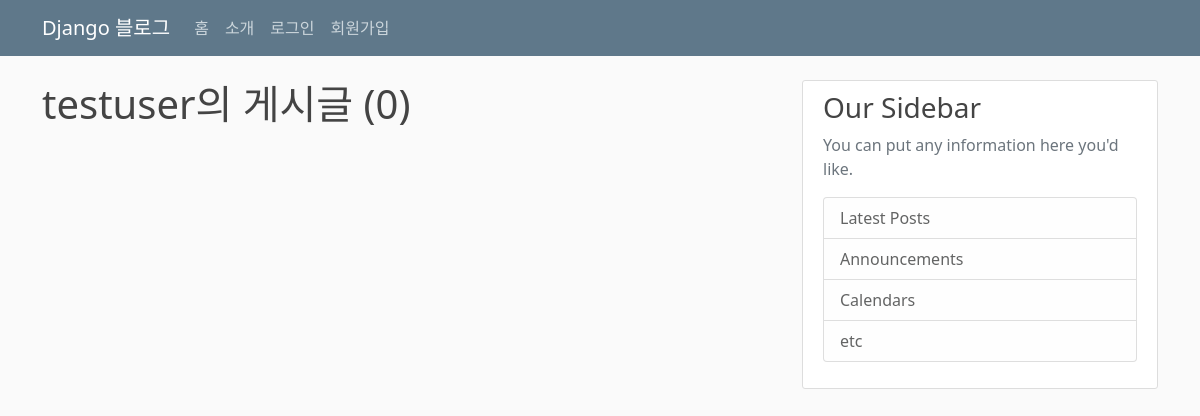
The app's page /user/testuser, older data.
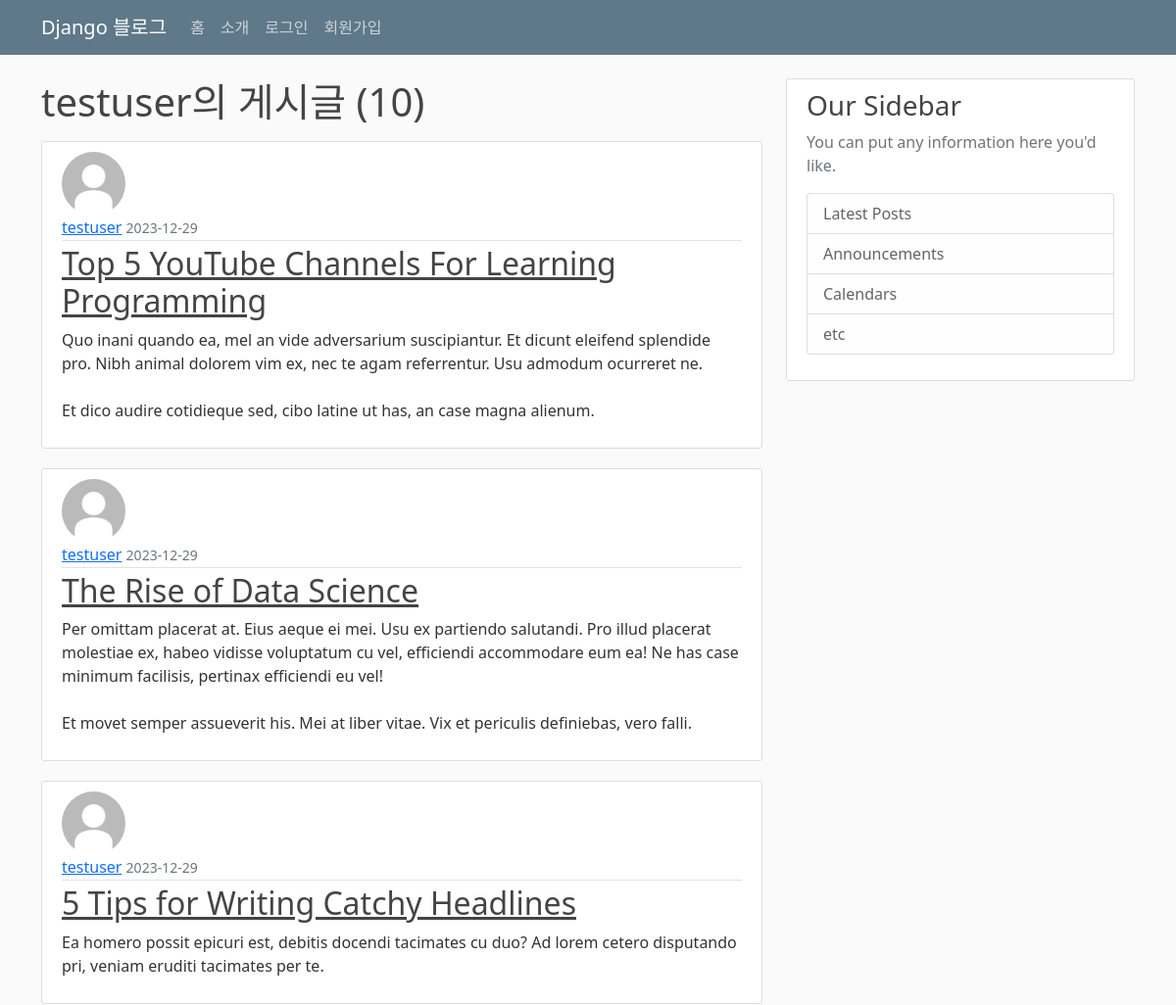
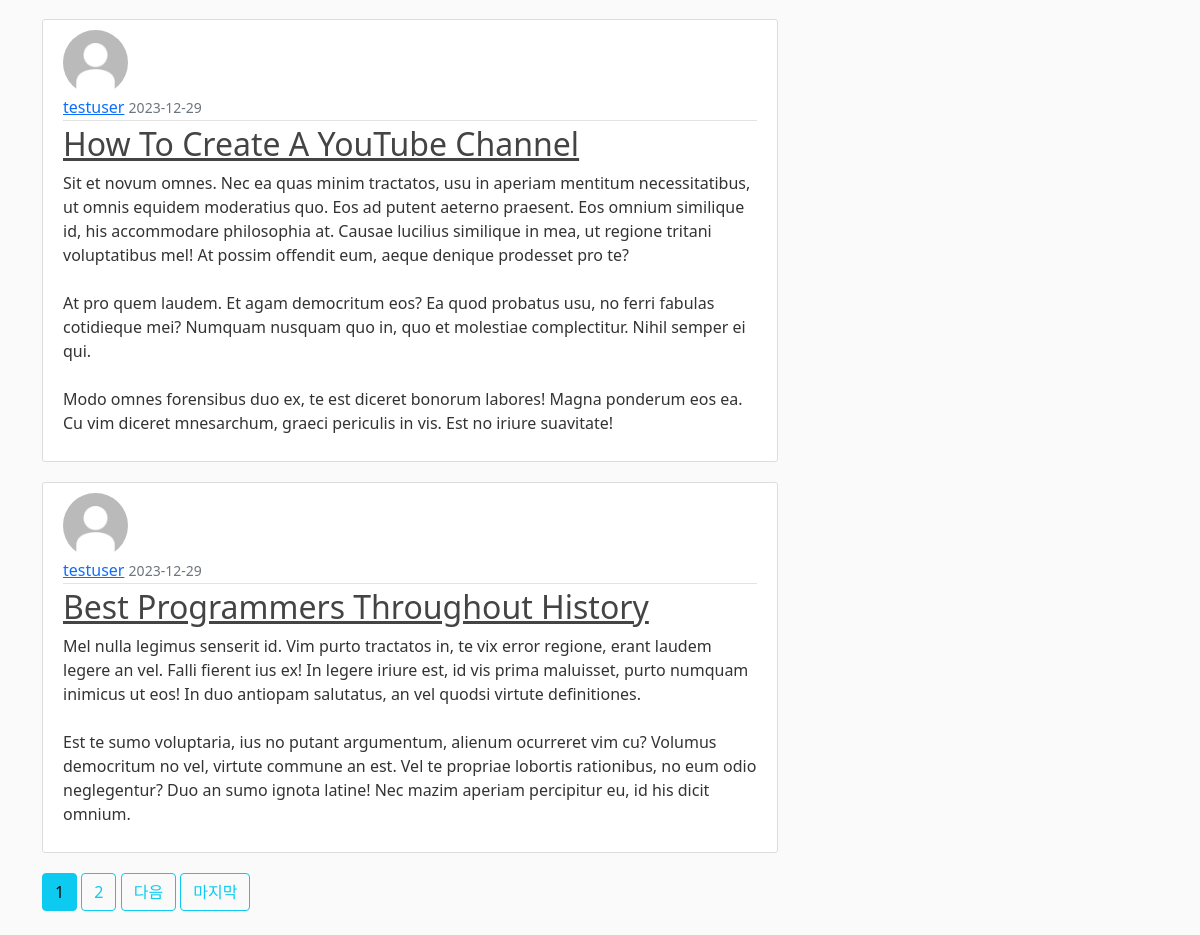
The same page, newer data (2 pictures, top to bottom).
### blog/models.py (models this page shows, shortened)
class Post(models.Model):
    title = models.CharField(max_length=100)
    content = models.TextField()
    date_posted = models.DateTimeField(default=timezone.now)
    author = models.ForeignKey(User, on_delete=models.CASCADE)

### users/models.py (models this page shows, shortened)
class Profile(models.Model):
    user = models.OneToOneField(User, on_delete=models.CASCADE)
    image = models.ImageField(default="default.jpg", upload_to="profile_pics")

### blog/views.py (the view)
# urls.py: path("user/<str:username>", UserPostListView.as_view(), name="user-posts"),
class UserPostListView(ListView):
    model = Post
    template_name = "blog/user_posts.html"
    context_object_name = "posts"
    paginate_by = POSTS_PER_PAGE
    def get_queryset(self) -> QuerySet[Any]:
        user = get_object_or_404(User, username=self.kwargs.get("username"))
        return Post.objects.filter(author=user).order_by("-date_posted")

### blog/templates/blog/user_posts.html (shortened to what this page needs)
{% extends "blog/base.html" %}
{% block content %}
  <h1 class="mb-3">{{ view.kwargs.username }}의 게시글 ({{ page_obj.paginator.count }})</h1>
  {% for post in posts %}
    <article class="media content-section">
      <img class="rounded-circle article-img" src="{{ post.author.profile.image.url }}">
      <div class="media-body">
        <div class="article-metadata">
          <a class="mr-2" href="{% url "user-posts" post.author.username %}">{{ post.author }}</a>
          <small class="text-muted">{{ post.date_posted|date:"Y-m-d" }}</small>
        </div>
        <h2>
          <a class="article-title" href="{% url 'post-detail' post.id %}">{{ post.title }}</a>
        </h2>
        <p class="article-content">{{ post.content }}</p>
      </div>
    </article>
  {% endfor %}
  {% if is_paginated %}
    {% for num in page_obj.paginator.page_range %}
      {% if page_obj.number == num %}
        <a class="btn btn-info mb-4" href="?page={{ num }}">{{ num }}</a>
      {% elif num > page_obj.number|add:"-3" and num < page_obj.number|add:"3" %}
        <a class="btn btn-outline-info mb-4" href="?page={{ num }}">{{ num }}</a>
      {% endif %}
    {% endfor %}
    {% if page_obj.has_next %}
      <a class="btn btn-outline-info mb-4" href="?page={{ page_obj.next_page_number }}">다음</a>
      <a class="btn btn-outline-info mb-4" href="?page={{ page_obj.paginator.num_pages }}">마지막</a>
    {% endif %}
  {% endif %}
{% endblock content %}

### blog/templates/blog/base.html (shortened to what this page needs)
{% load static %}
<!DOCTYPE html>
<html>
  <head>
    <link href="https://cdn.jsdelivr.net/npm/bootstrap@5.0.2/dist/css/bootstrap.min.css" rel="stylesheet">
    <link rel="stylesheet" type="text/css" href="{% static 'blog/main.css' %}">
  </head>
  <body>
    <header class="site-header">
      <nav class="navbar navbar-expand-md navbar-dark bg-steel fixed-top">
        <div class="container">
          <a class="navbar-brand mr-4" href="{% url 'blog-home' %}">Django 블로그</a>
          <div class="collapse navbar-collapse" id="navbarToggle">
            <div class="navbar-nav mr-auto">
              <a class="nav-item nav-link" href="{% url 'blog-home' %}">홈</a>
              <a class="nav-item nav-link" href="{% url 'blog-about' %}">소개</a>
            </div>
            <div class="navbar-nav">
              {% if user.is_authenticated %}
                <a class="nav-item nav-link" href="{% url 'post-create' %}">게시글 추가</a>
                <a class="nav-item nav-link" href="{% url 'profile' %}">프로필</a>
                <a class="nav-item nav-link" href="{% url 'logout' %}">로그아웃</a>
              {% else %}
                <a class="nav-item nav-link" href="{% url 'login' %}">로그인</a>
                <a class="nav-item nav-link" href="{% url 'register' %}">회원가입</a>
              {% endif %}
            </div>
          </div>
        </div>
      </nav>
    </header>
    <main role="main" class="container">
      <div class="row">
        <div class="col-md-8">
          {% block content %}{% endblock %}
        </div>
        <div class="col-md-4">
          <div class="content-section">
            <h3>Our Sidebar</h3>
            <p class='text-muted'>You can put any information here you'd like.
              <ul class="list-group">
                <li class="list-group-item list-group-item-light">Latest Posts</li>
                <li class="list-group-item list-group-item-light">Announcements</li>
                <li class="list-group-item list-group-item-light">Calendars</li>
                <li class="list-group-item list-group-item-light">etc</li>
              </ul>
            </p>
          </div>
        </div>
      </div>
    </main>
  </body>
</html>

### blog/static/blog/main.css (style rules this page uses)
body { background: #fafafa; color: #333333; margin-top: 5rem; }
h1, h2, h3, h4, h5, h6 { color: #444444; }
ul { margin: 0; }
.bg-steel { background-color: #5f788a; }
.site-header .navbar-nav .nav-link { color: #cbd5db; }
.content-section { background: #ffffff; padding: 10px 20px; border: 1px solid #dddddd; border-radius: 3px; margin-bottom: 20px; }
.article-title { color: #444444; }
.article-content { white-space: pre-line; }
.article-img { height: 65px; width: 65px; margin-right: 16px; }
.article-metadata { padding-bottom: 1px; margin-bottom: 4px; border-bottom: 1px solid #e3e3e3 }

Row changes from the older to the newer data that the page shows:
added Post: author.profile.image (placeholder picture), author "testuser", date_posted "2023-12-29", title "Top 5 YouTube Channels For Learning Programming", content "Quo inani quando ea, mel an vide adversarium suscipiantur. Et dicunt eleifend splendide pro. Nibh animal dolorem vim ex, nec te agam referrentur. Usu admodum ocurreret ne. Et dico audire cotidieque sed, cibo latine ut has, an case magna alienum."
added Post: author.profile.image (placeholder picture), author "testuser", date_posted "2023-12-29", title "The Rise of Data Science", content "Per omittam placerat at. Eius aeque ei mei. Usu ex partiendo salutandi. Pro illud placerat molestiae ex, habeo vidisse voluptatum cu vel, efficiendi accommodare eum ea! Ne has case minimum facilisis, pertinax efficiendi eu vel! Et movet semper assueverit his. Mei at liber vitae. Vix et periculis definiebas, vero falli."
added Post: author.profile.image (placeholder picture), author "testuser", date_posted "2023-12-29", title "5 Tips for Writing Catchy Headlines", content "Ea homero possit epicuri est, debitis docendi tacimates cu duo? Ad lorem cetero disputando pri, veniam eruditi tacimates per te."
added Post: author.profile.image (placeholder picture), author "testuser", date_posted "2023-12-29", title "How To Create A YouTube Channel", content "Sit et novum omnes. Nec ea quas minim tractatos, usu in aperiam mentitum necessitatibus, ut omnis equidem moderatius quo. Eos ad putent aeterno praesent. Eos omnium similique id, his accommodare philosophia at. Causae lucilius similique in mea, ut regione tritani voluptatibus mel! At possim offendit eum, aeque denique prodesset pro te? At pro quem laudem. Et agam democritum eos? Ea quod probatus usu, no ferri fabulas cotidieque mei? Numquam nusquam quo in, quo et molestiae complectitur. Nihil semper ei qui. Modo omnes forensibus duo ex, te est diceret bonorum labores! Magna ponderum eos ea. Cu vim diceret mnesarchum, graeci periculis in vis. Est no iriure suavitate!"
added Post: author.profile.image (placeholder picture), author "testuser", date_posted "2023-12-29", title "Best Programmers Throughout History", content "Mel nulla legimus senserit id. Vim purto tractatos in, te vix error regione, erant laudem legere an vel. Falli fierent ius ex! In legere iriure est, id vis prima maluisset, purto numquam inimicus ut eos! In duo antiopam salutatus, an vel quodsi virtute definitiones. Est te sumo voluptaria, ius no putant argumentum, alienum ocurreret vim cu? Volumus democritum no vel, virtute commune an est. Vel te propriae lobortis rationibus, no eum odio neglegentur? Duo an sumo ignota latine! Nec mazim aperiam percipitur eu, id his dicit omnium."
Text that changed along with them:
{{ page_obj.paginator.count }}: "0" → "10"
new list line: "1"
new list line: "2"
text now shown: "다음 마지막"
